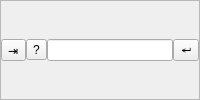
<?xml version="1.0" encoding="UTF-8"?>
<ui version="4.0">
 <class>EditFrame</class>
 <widget class="QFrame" name="EditFrame">
  <property name="frameShape">
   <enum>QFrame::StyledPanel</enum>
  </property>
  <property name="frameShadow">
   <enum>QFrame::Raised</enum>
  </property>
  <layout class="QHBoxLayout" name="horizontalLayout">
   <property name="spacing">
    <number>0</number>
   </property>
   <property name="margin">
    <number>0</number>
   </property>
   <item>
    <widget class="QToolButton" name="tabButton">
     <property name="toolTip">
      <string>Tab</string>
     </property>
     <property name="text">
      <string>⇥</string>
     </property>
    </widget>
   </item>
   <item>
    <widget class="QToolButton" name="helpButton">
     <property name="text">
      <string>?</string>
     </property>
    </widget>
   </item>
   <item>
    <widget class="HistoryLineEdit" name="lineEdit">
     <property name="inputMethodHints">
      <set>Qt::ImhNoAutoUppercase</set>
     </property>
    </widget>
   </item>
   <item>
    <widget class="QToolButton" name="sendButton">
     <property name="toolTip">
      <string>Enter</string>
     </property>
     <property name="text">
      <string>↵</string>
     </property>
    </widget>
   </item>
  </layout>
 </widget>
 <customwidgets>
  <customwidget>
   <class>HistoryLineEdit</class>
   <extends>QLineEdit</extends>
   <header>historylineedit.h</header>
  </customwidget>
 </customwidgets>
 <resources/>
 <connections/>
</ui>
